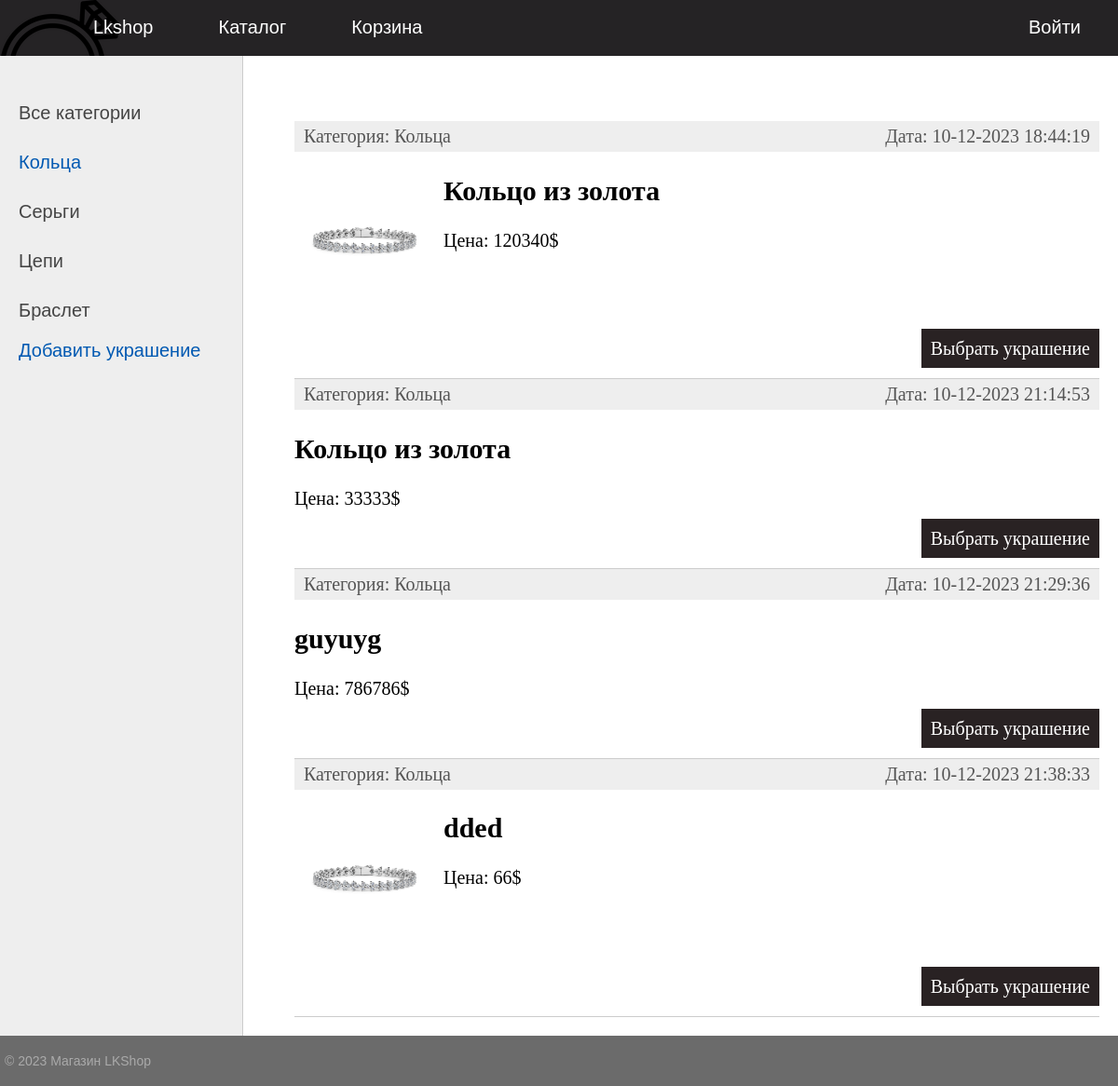
The app's page /category/2/ with its own data.
### product/models.py (models this page shows, shortened)
class Category(models.Model):
    name = models.CharField(max_length=100, db_index= True, verbose_name="Категория")
    slug = models.SlugField(verbose_name='URL', max_length=255, unique=True, db_index=True)
    def __str__(self):
        return self.name
    def get_absolute_url(self):
        return reverse('category', kwargs={'cat_slug': self.slug})
    class Meta:
        verbose_name = 'Категория'
        verbose_name_plural = 'Категории'
        ordering =['id']

class Product(models.Model):
    name = models.CharField(max_length=255, verbose_name='Название')
    slug = models.SlugField(verbose_name='URL', max_length=255, unique=True, db_index=True)
    cost = models.IntegerField()
    articul = models.IntegerField()
    weight = models.FloatField(default=10, verbose_name='Вес')
    material = models.CharField(max_length=100, null=True, verbose_name='Материал')
    description = models.TextField(blank=True, verbose_name='Описание')
    photo = models.ImageField(upload_to="photos/%Y/%m/%d/", verbose_name='Фото')
    time_create = models.DateTimeField(auto_now_add=True, verbose_name='Время создания')
    time_update = models.DateTimeField(auto_now=True)
    is_published = models.BooleanField(default=True, verbose_name='Публикация')
    cat = models.ForeignKey('Category', on_delete=models.PROTECT, null = True)
    def get_absolute_url(self):
        return reverse('jewelry', kwargs={'jewelry_slug': self.slug})
    class Meta:
        verbose_name = 'Украшения'
        verbose_name_plural = 'Украшения'
        ordering =['time_create', 'name']

### product/views.py (the view)
# urls.py: path('category/<slug:cat_slug>/', ProductCategory.as_view(), name='category'),
class ProductCategory(DataMixin, ListView):
    model = Product
    template_name = 'product/index.html'
    context_object_name = 'jewelries'
    allow_empty = False
    def get_queryset(self):
        return Product.objects.filter(cat__slug=self.kwargs['cat_slug'], is_published=True)
    def get_context_data(self, *, object_list=None, **kwargs):
        context = super().get_context_data(**kwargs)
        c_def = self.get_user_context(name='Категория - ' + str(context['jewelries'][0].cat),
                                      cat_selected=context['jewelries'][0].cat_id)
        return dict(list(context.items()) + list(c_def.items()))

### product/utils.py (called while the page is built)
    def get_user_context(self, **kwargs):
        context = kwargs
        cats = Category.objects.all()
        context['menu'] = menu
        context['cats']=cats
        if 'cat_selected' not in context:
            context['cat_selected'] = 0
        return context

### product/templates/product/index.html (shortened to what this page needs)
{% extends 'product/base.html' %}
{% block content %}
<ul class="list-articles">
	{% for j in jewelries %}
			<li><div class="article-panel">
	<p class="first">Категория: {{j.cat}}</p>
	<p class="last">Дата: {{j.time_update|date:"d-m-Y H:i:s"}}</p>
</div>
{% if j.photo %}
	<p><img class="img-article-left thumb" src="{{j.photo.url}}"></p>
{% endif %}
					<h2>{{j.name}}</h2>
		{% autoescape on %}
		<p> Цена: {{j.cost}}$</p>
		{% endautoescape %}
				<p class="link-read-post"><a href="{{ j.get_absolute_url }}">Выбрать украшение</a></p>
				</li>
		{% endfor %}
</ul>
{% endblock %}

### product/templates/product/base.html (shortened to what this page needs)
{% load static %}
<!DOCTYPE html>
<html lang="en">
<head>
    <link type="text/css" href="{% static 'product/css/styles.css' %}" rel="stylesheet" />
</head>
<body>
{% block mainmenu %}
 <div class="header">
			<ul id="mainmenu" class="mainmenu">
			<li class="logo"><a href="#"><div class="logo">
				<img src="../../static/product/images/icon.ico" id="Home_Icon"/>
			</div></a></li>
{% for m in menu %}
	{% if not forloop.last %}
			<li><a href="#">{{m.title}}</a></li>
	{% else %}
			<li class="last"><a href="#">{{m.title}}</a></li>
	{% endif %}
{% endfor %}
			</ul>
		</div>
{% endblock mainmenu %}
<table class="table-content" border=0 cellpadding="0" cellspacing="0">
<tr>
	<td valign="top" class="left-chapters">
	<ul id="leftchapters">
{% if cat_selected == 0 %}
		<li class="selected">Все категории</li>
{% else %}
		<li><a href="{% url 'home' %}">Все категории</a></li>
{% endif %}
{% for c in cats %}
	{% if c.pk == cat_selected %}
		<li class="selected">{{c.name}}</li>
	{% else %}
		<li><a href="{{ c.get_absolute_url }}">{{c.name}}</a></li>
	{% endif %}
{% endfor %}
		<p><a href="{% url 'addjewelry' %}">Добавить украшение</a></p>
	</ul>
</td>
<td valign="top" class="content">
	<div class="content-text">
{% block content %}
{% endblock %}
	</div>
</td></tr></table>
<tr><td valign=top>
	<div id="footer">
		<p>&copy; 2023 Магазин LKShop</p>
	</div>
</td></tr></table>
</body>
</html>

### product/static/product/css/styles.css (style rules this page uses)
html, body { font-family: 'Arial'; margin: 0; padding: 0; height: 100%; width: 100%; color: #444; }
a { color: #0059b2; text-decoration: none; }
img { max-width: 600px; height: auto; }
img.img-article-left { max-width: 300px; height: auto; float: left; padding: 0 10px 10px 0; }
img.img-article-left.thumb { max-width: 150px; height: auto; }
p.link-read-post { text-align: right; }
p.link-read-post a { padding: 10px; min-width: 100px; background: #292223; color: #fff; text-decoration: none; }
div.article-panel { background: #eee; padding: 5px 10px 5px 10px; box-sizing: border-box; overflow: hidden; color: #555; }
div.article-panel p.first { margin: 0; float: left; }
div.article-panel p.last { margin: 0; float: right; }
ul.list-articles { list-style: none; margin: 0; padding: 0; }
ul.list-articles li { border-bottom: 1px solid #ccc; }
.header { background: #252325; height: 60px; }
.logo { background: url('../images/logo.png') no-repeat 10px 5px; width: 70px; height: 60px; }
ul.mainmenu { list-style: none; margin: 0; padding: 0; height: 60px; color: #fdc073; font-size: 20px; overflow: hidden; }
ul.mainmenu li { float: left; margin: 18px 40px 0 30px; }
ul.mainmenu li.logo { margin: 0; }
ul.mainmenu li.last { float: right; }
ul.mainmenu li a { color: #ffffff; text-decoration: none; }
.table-content { width: 100%; min-height: 100%; height: 100%; }
.left-chapters { margin: 0; background: #eee; border-right: 1px solid #ccc; min-height: 100%; }
.left-chapters ul { width: 230px; min-height: 100%; margin: 0; padding: 20px 10px 10px 20px; list-style: none; font-size: 20px; }
.left-chapters ul li { margin: 30px 0 0 0; color: #999; }
.left-chapters ul li.selected { color: #0059b2; }
.left-chapters ul li a { color: #444; text-decoration: none; }
.content { padding: 40px 20px 20px 40px; width: 100%; box-sizing: border-box; }
.content-text { margin: 30px 0 0 15px; color: #000; font-size: 20px; font-family: Yandex Sans Display Light; }
#footer { box-sizing: border-box; background: #6B6B6B; padding: 5px; color: #aaa; font-size: 14px; font-family: Verdana, Geneva, Arial, Helvetica; text-align: left; overflow: hidden; }

### records on screen
Category: name "Кольца"
Category: name "Серьги"
Category: name "Цепи"
Category: name "Браслет"
Product: cat "Кольца", time_update "10-12-2023 18:44:19", photo (picture), name "Кольцо из золота", cost "120340"
Product: cat "Кольца", time_update "10-12-2023 21:14:53", name "Кольцо из золота", cost "33333"
Product: cat "Кольца", time_update "10-12-2023 21:29:36", name "guyuyg", cost "786786"
Product: cat "Кольца", time_update "10-12-2023 21:38:33", photo (picture), name "dded", cost "66"

### other values on screen
{{ m.title }} "Lkshop" "Каталог" "Корзина"
{{ m.title }} "Войти"
